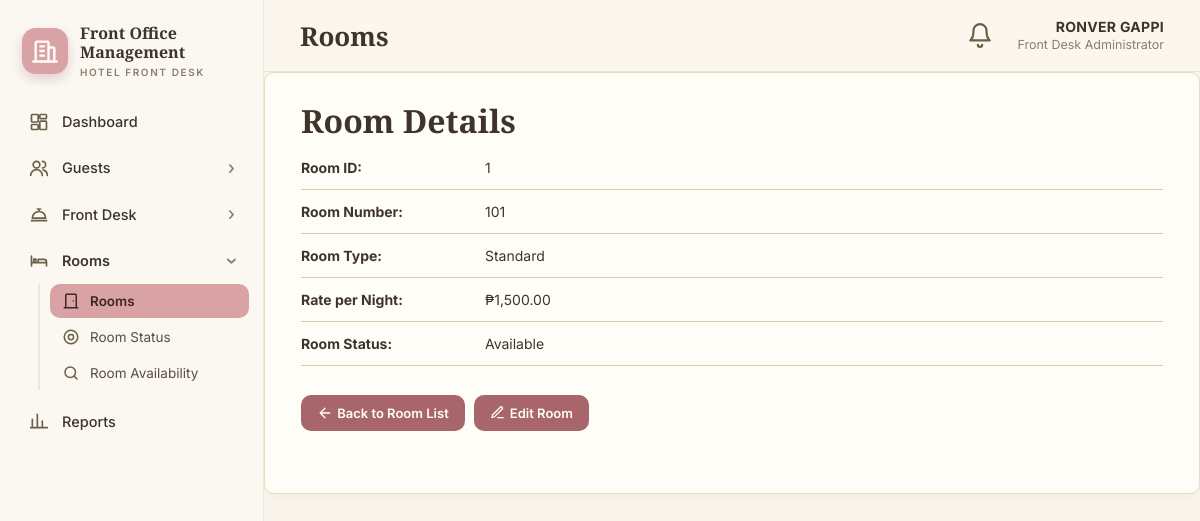
Page /rooms/view.php?id=1 on the committed database.
### tables this page shows
CREATE TABLE rooms (
    room_id      INT UNSIGNED NOT NULL AUTO_INCREMENT,
    room_number  VARCHAR(20)  NOT NULL,
    room_type    ENUM('Standard','Deluxe','Suite') NOT NULL DEFAULT 'Standard',
    rate         DECIMAL(10,2) NOT NULL DEFAULT 0.00,
    room_status  ENUM('Available','Occupied','Maintenance','Reserved','Cleaning')
                 NOT NULL DEFAULT 'Available',
    PRIMARY KEY (room_id),
    UNIQUE KEY uq_rooms_number (room_number),
    KEY idx_rooms_status (room_status)
);

### rooms/view.php (the view, shortened to what this page needs)
<?php
require_once "../config/database.php";
function e($value) {
    return htmlspecialchars((string)$value, ENT_QUOTES, "UTF-8");
}
$id = filter_input(INPUT_GET, "id", FILTER_VALIDATE_INT);
$stmt = $conn->prepare("SELECT * FROM rooms WHERE room_id = ?");
$stmt->bind_param("i", $id);
$stmt->execute();
$result = $stmt->get_result();
$room = $result->fetch_assoc();
?>
<!DOCTYPE html>
<html lang="en">
<head>
</head>
<body>
<?php include __DIR__ . '/../includes/sidebar.php'; ?>
<div class="container">
    <h1>Room Details</h1>
    <div class="detail">
        <span class="label">Room ID:</span>
        <?= e($room["room_id"]) ?>
    </div>
    <div class="detail">
        <span class="label">Room Number:</span>
        <?= e($room["room_number"]) ?>
    </div>
    <div class="detail">
        <span class="label">Room Type:</span>
        <?= e($room["room_type"]) ?>
    </div>
    <div class="detail">
        <span class="label">Rate per Night:</span>
        ₱<?= number_format((float)$room["rate"], 2) ?>
    </div>
    <div class="detail">
        <span class="label">Room Status:</span>
        <?= e($room["room_status"]) ?>
    </div>
    <p>
        <a class="btn" href="index.php"><i class="ic i-arrow-left"></i> Back to Room List</a>
        <a class="btn edit" href="edit.php?id=<?= (int)$room["room_id"] ?>">
            <i class="ic i-pencil"></i> Edit Room
        </a>
    </p>
</div>
</body>
</html>

### rooms/view.php (style rules this page uses)
body { font-family: Arial, sans-serif; background: #FFFDF8; margin: 0; padding: 25px; color: #4B3F36; }
.container { max-width: 700px; margin: 30px auto; background: #FFFDF8; border: 1px solid #E6DCC3; padding: 25px; border-radius: 10px; box-shadow: 0 2px 8px #8B525812; }
.detail { padding: 13px 0; border-bottom: 1px solid #D9CDAE; }
.label { display: inline-block; width: 180px; font-weight: bold; }
.btn { display: inline-block; padding: 10px 15px; margin: 15px 5px 0 0; background: #A8666C; color: #FFFDF8; text-decoration: none; border-radius: 5px; }
.edit { background: #667A35; }
body { color: #4B3F36; }

### includes/sidebar.php (style rules this page uses)
:root { --bg:#FAF5EC;--surface:#FFFDF9;--side:#FBF8F2;--line:#EEE5D3;--line-2:#E4D8C0; --khaki:#C3B091;--khaki-d:#6B5F45;--khaki-l:#E6DCC3;--cream-2:#F4ECD8; --pink:#D9A3A5;--pink-d:#A8666C;--pink-dd:#8B5258;--pink-l:#F5E1DE; --sage:#9FB394;--sage-d:#5F6B3A;--ink:#3F342C;--muted:#8C7D6E; --serif:'Playfair Display',Georgia,'Times New Roman',serif; --sans:'Inter','Segoe UI',system-ui,-apple-system,Arial,sans-serif; --side-w:264px;--bar-h:72px; }
html { background:var(--bg) }
body { background:var(--bg)!important;color:var(--ink)!important;font-family:var(--sans)!important;font-size:14px;padding:0!important }
@media (min-width:901px) { body { margin-left:var(--side-w)!important;margin-top:var(--bar-h)!important } }
body>.container,body>main { max-width:1280px!important;margin:0 auto!important;padding:30px 36px 48px!important }
h1,h2,h3 { font-family:var(--serif) }
body>.container h1:first-child,body>.container>.top h1,body>header:not(.hfo-appbar) h1 { font-family:var(--serif)!important;font-size:32px!important;font-weight:600!important;color:var(--ink)!important;margin:0 0 6px!important;line-height:1.15 }
button,.btn,.print-button,.save-button,.update-button { background:var(--pink-d)!important;color:#FFFDF8!important;border:0!important;border-radius:10px!important;padding:10px 16px!important;font-weight:600!important;font-size:13px!important;font-family:inherit;cursor:pointer;text-decoration:none;transition:background .15s }
a { color:var(--pink-dd) }

### rows in the picture
rooms: room_id "1", room_number "101", room_type "Standard", rate "1,500.00", room_status "Available"

### other values in the picture
$hfoEsc($hfoGName) "Guests"
$hfoEsc($hfoGName) "Front Desk"
$hfoEsc($hfoGName) "Rooms"
$hfoEsc($hfoIt[1]) "Rooms"
$hfoEsc($hfoIt[1]) "Room Status"
$hfoEsc($hfoIt[1]) "Room Availability"
$hfoEsc($hfoGName) "Reports"
$hfoEsc($hfoTitle) "Rooms"
$hfoEsc($hfoUserName) "RONVER GAPPI"
$hfoEsc($hfoUserRole) "Front Desk Administrator"
